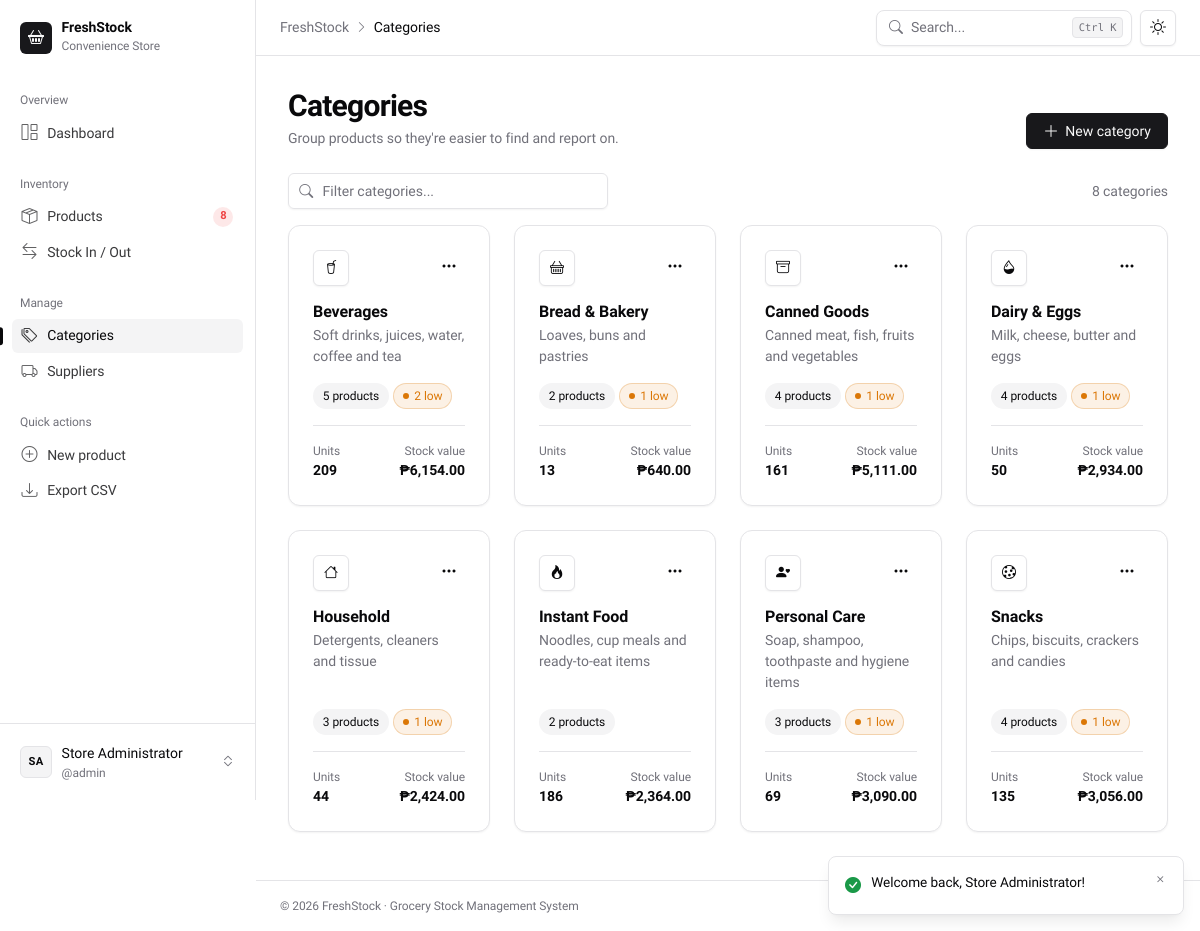
The app's page /categories.php (signed in) with its own data.
### tables this page shows
CREATE TABLE `categories` (
  `id`          INT UNSIGNED NOT NULL AUTO_INCREMENT,
  `name`        VARCHAR(80)  NOT NULL,
  `description` VARCHAR(255) DEFAULT NULL,
  `created_at`  TIMESTAMP    NOT NULL DEFAULT CURRENT_TIMESTAMP,
  PRIMARY KEY (`id`),
  UNIQUE KEY `uq_categories_name` (`name`)
);

### includes/functions.php (called while the page is built, shortened)
<?php
function e($value): string
{
    return htmlspecialchars((string) ($value ?? ''), ENT_QUOTES, 'UTF-8');
}
function get_flashes(): array
{
    $messages = $_SESSION['flash'] ?? [];
    return $messages;
}
function peso($amount): string
{
    return '₱' . number_format((float) $amount, 2);
}

### categories.php (the view, shortened to what this page needs)
<?php
require_once __DIR__ . '/includes/auth.php';
$categories = $conn->query("
    SELECT c.*, COUNT(p.id) AS product_count,
           COALESCE(SUM(p.quantity), 0) AS units,
           COALESCE(SUM(p.quantity * p.cost_price), 0) AS value,
           COALESCE(SUM(p.quantity <= p.reorder_level), 0) AS low
    FROM categories c
    LEFT JOIN products p ON p.category_id = c.id
    GROUP BY c.id
    ORDER BY c.name
")->fetch_all(MYSQLI_ASSOC);
function category_icon(string $name): string
{
    $map = [
        'bever' => 'bi-cup-straw', 'drink' => 'bi-cup-straw', 'snack' => 'bi-cookie', 'can' => 'bi-archive',
        'dairy' => 'bi-droplet-half', 'egg' => 'bi-egg', 'instant' => 'bi-fire', 'noodle' => 'bi-fire',
        'bread' => 'bi-basket', 'bake' => 'bi-basket', 'personal' => 'bi-person-heart', 'care' => 'bi-person-heart',
        'house' => 'bi-house', 'clean' => 'bi-stars', 'fruit' => 'bi-apple', 'frozen' => 'bi-snow',
        'meat' => 'bi-shop', 'condiment' => 'bi-cup-hot', 'rice' => 'bi-bag',
    ];
    foreach ($map as $k => $icon) {
        if (stripos($name, $k) !== false) {
            return $icon;
        }
    }
    return 'bi-tag';
}
$pageTitle  = 'Categories';
$activePage = 'categories';
require __DIR__ . '/includes/header.php';
?>
<div class="page-head d-flex flex-wrap justify-content-between align-items-end gap-3 mb-4">
    <div>
        <h1>Categories</h1>
        <p>Group products so they're easier to find and report on.</p>
    </div>
    <button class="btn btn-primary" data-bs-toggle="modal" data-bs-target="#categoryModal" data-mode="create">
        <i class="bi bi-plus-lg"></i> New category
    </button>
</div>
<div class="d-flex flex-wrap justify-content-between align-items-center gap-2 mb-3">
    <div class="input-icon" style="width:20rem;max-width:100%">
        <i class="bi bi-search"></i>
        <input type="search" class="form-control" placeholder="Filter categories..." id="catSearch" aria-label="Filter categories">
    </div>
    <span class="text-sm text-muted-fg"><?= count($categories) ?> categor<?= count($categories) === 1 ? 'y' : 'ies' ?></span>
</div>
<div class="row g-3 g-xl-4" id="catGrid">
    <?php foreach ($categories as $c): ?>
        <div class="col-sm-6 col-xl-3 cat-item" data-search="<?= e(strtolower($c['name'] . ' ' . $c['description'])) ?>">
            <div class="card card-interactive h-100 reveal">
                <div class="card-body d-flex flex-column">
                    <div class="d-flex justify-content-between align-items-start mb-3">
                        <span class="icon-tile"><i class="bi <?= category_icon($c['name']) ?>"></i></span>
                        <div class="dropdown">
                            <button class="btn btn-ghost btn-icon btn-sm" data-bs-toggle="dropdown" aria-expanded="false" aria-label="Actions for <?= e($c['name']) ?>"><i class="bi bi-three-dots"></i></button>
                        </div>
                    </div>
                    <h2 class="h6 fw-semibold mb-1"><?= e($c['name']) ?></h2>
                    <p class="text-sm text-muted-fg flex-grow-1 mb-3"><?= e($c['description'] ?: 'No description.') ?></p>
                    <div class="d-flex flex-wrap gap-1 mb-3">
                        <span class="s-badge s-badge-secondary"><?= (int) $c['product_count'] ?> product<?= $c['product_count'] == 1 ? '' : 's' ?></span>
                        <?php if ($c['low'] > 0): ?>
                            <a href="products.php?category=<?= $c['id'] ?>&amp;status=low" class="s-badge s-badge-warning"><span class="dot"></span><?= (int) $c['low'] ?> low</a>
                        <?php endif; ?>
                    </div>
                    <div class="d-flex justify-content-between text-sm border-top pt-3">
                        <div><div class="text-xs text-muted-fg">Units</div><div class="fw-semibold tabular"><?= number_format((int) $c['units']) ?></div></div>
                        <div class="text-end"><div class="text-xs text-muted-fg">Stock value</div><div class="fw-semibold tabular"><?= peso($c['value']) ?></div></div>
                    </div>
                </div>
            </div>
        </div>
    <?php endforeach; ?>
</div>
<?php
require __DIR__ . '/includes/footer.php';

### includes/header.php (shortened to what this page needs)
<?php
$pageTitle   = $pageTitle   ?? 'Dashboard';
$activePage  = $activePage  ?? '';
$navLowCount = (int) $conn->query('SELECT COUNT(*) FROM products WHERE quantity <= reorder_level')->fetch_row()[0];
$navGroups = [
    'Overview'  => [
        'dashboard' => ['index.php', 'bi-grid-1x2', 'Dashboard', 0],
    ],
    'Inventory' => [
        'products'  => ['products.php', 'bi-box-seam', 'Products', $navLowCount],
        'stock'     => ['stock.php', 'bi-arrow-left-right', 'Stock In / Out', 0],
    ],
    'Manage'    => [
        'categories' => ['categories.php', 'bi-tags', 'Categories', 0],
        'suppliers'  => ['suppliers.php', 'bi-truck', 'Suppliers', 0],
    ],
];
$fullName = $_SESSION['full_name'] ?? 'Admin';
$initials = strtoupper(implode('', array_map(fn($w) => $w[0] ?? '', array_slice(preg_split('/\s+/', $fullName), 0, 2))));
?>
<!DOCTYPE html>
<html lang="en">
<head>
    <link href="https://cdn.jsdelivr.net/npm/bootstrap@5.3.3/dist/css/bootstrap.min.css" rel="stylesheet">
    <link href="https://cdn.jsdelivr.net/npm/bootstrap-icons@1.11.3/font/bootstrap-icons.min.css" rel="stylesheet">
    <link href="assets/css/style.css?v=2" rel="stylesheet">
</head>
<body>
<div class="app-shell">
    <aside class="sidebar offcanvas-lg offcanvas-start" id="sidebar" tabindex="-1" aria-label="Main navigation">
        <div class="sidebar-header d-flex align-items-center justify-content-between">
            <a href="index.php" class="brand flex-grow-1">
                <span class="brand-mark"><i class="bi bi-basket2"></i></span>
                <span>
                    <span class="brand-title d-block">FreshStock</span>
                    <span class="brand-sub">Convenience Store</span>
                </span>
            </a>
        </div>
        <nav class="sidebar-content">
            <?php foreach ($navGroups as $group => $items): ?>
                <div class="sidebar-group">
                    <div class="sidebar-label"><?= $group ?></div>
                    <?php foreach ($items as $key => [$href, $icon, $label, $count]): ?>
                        <a href="<?= $href ?>" class="sidebar-link <?= $activePage === $key ? 'active' : '' ?>" <?= $activePage === $key ? 'aria-current="page"' : '' ?>>
                            <i class="bi <?= $icon ?>"></i>
                            <span><?= $label ?></span>
                            <?php if ($count > 0): ?>
                                <span class="count" title="<?= $count ?> low-stock item(s)"><?= $count ?></span>
                            <?php endif; ?>
                        </a>
                    <?php endforeach; ?>
                </div>
            <?php endforeach; ?>
            <div class="sidebar-group">
                <div class="sidebar-label">Quick actions</div>
                <a href="product_form.php" class="sidebar-link"><i class="bi bi-plus-circle"></i><span>New product</span></a>
                <a href="export.php" class="sidebar-link"><i class="bi bi-download"></i><span>Export CSV</span></a>
            </div>
        </nav>
        <div class="sidebar-footer">
            <div class="dropup">
                <button class="user-btn" data-bs-toggle="dropdown" aria-expanded="false">
                    <span class="s-avatar sm"><?= e($initials) ?></span>
                    <span class="min-w-0 flex-grow-1">
                        <span class="d-block fw-medium text-truncate"><?= e($fullName) ?></span>
                        <span class="d-block text-xs text-muted-fg text-truncate">@<?= e($_SESSION['username'] ?? '') ?></span>
                    </span>
                    <i class="bi bi-chevron-expand text-muted-fg"></i>
                </button>
            </div>
        </div>
    </aside>
    <div class="app-main">
        <header class="topbar">
            <nav class="crumbs" aria-label="Breadcrumb">
                <a href="index.php" class="d-none d-sm-inline">FreshStock</a>
                <i class="bi bi-chevron-right text-xs d-none d-sm-inline"></i>
                <span class="current"><?= e($pageTitle) ?></span>
            </nav>
            <div class="ms-auto d-flex align-items-center gap-2">
                <button type="button" class="search-trigger d-none d-md-inline-flex" data-bs-toggle="modal" data-bs-target="#cmdk">
                    <i class="bi bi-search"></i><span class="flex-grow-1 text-start">Search...</span><kbd>Ctrl K</kbd>
                </button>
                <button type="button" class="btn btn-outline btn-icon" data-theme-toggle aria-label="Toggle theme" data-bs-toggle="tooltip" data-bs-placement="bottom" title="Toggle theme">
                    <i class="bi bi-sun theme-icon-light"></i>
                </button>
            </div>
        </header>
        <div class="toaster" id="toaster" aria-live="polite">
            <?php
            $toastIcons = ['success' => 'bi-check-circle-fill', 'danger' => 'bi-x-circle-fill', 'warning' => 'bi-exclamation-triangle-fill', 'info' => 'bi-info-circle-fill'];
            foreach (get_flashes() as $f): ?>
                <div class="s-toast <?= e($f['type']) ?>" role="status">
                    <i class="bi <?= $toastIcons[$f['type']] ?? 'bi-info-circle-fill' ?> t-icon"></i>
                    <div class="t-body"><?= e($f['message']) ?></div>
                    <button type="button" class="t-close" aria-label="Dismiss"><i class="bi bi-x"></i></button>
                </div>
            <?php endforeach; ?>
        </div>
        <main class="page">

### includes/footer.php (shortened to what this page needs)
        </main>
        <footer class="app-footer d-flex flex-column flex-sm-row justify-content-between gap-1">
            <span>&copy; <?= date('Y') ?> FreshStock · Grocery Stock Management System</span>
            <span>PHP · MySQL · Bootstrap 5</span>
        </footer>
    </div>
</div>
</body>
</html>

### records on screen
categories: name "Beverages", description "Soft drinks, juices, water, coffee and tea", product_count "5", low "2", units "209", value "₱6,154.00"
categories: name "Bread & Bakery", description "Loaves, buns and pastries", product_count "2", low "1", units "13", value "₱640.00"
categories: name "Canned Goods", description "Canned meat, fish, fruits and vegetables", product_count "4", low "1", units "161", value "₱5,111.00"
categories: name "Dairy & Eggs", description "Milk, cheese, butter and eggs", product_count "4", low "1", units "50", value "₱2,934.00"
categories: name "Household", description "Detergents, cleaners and tissue", product_count "3", low "1", units "44", value "₱2,424.00"
categories: name "Instant Food", description "Noodles, cup meals and ready-to-eat items", product_count "2", units "186", value "₱2,364.00"
categories: name "Personal Care", description "Soap, shampoo, toothpaste and hygiene items", product_count "3", low "1", units "69", value "₱3,090.00"
categories: name "Snacks", description "Chips, biscuits, crackers and candies", product_count "4", low "1", units "135", value "₱3,056.00"

### other values on screen
$group "Overview"
$label "Dashboard"
$group "Inventory"
$label "Products"
$count "8"
$label "Stock In / Out"
$group "Manage"
$label "Categories"
$label "Suppliers"
$initials "SA"
$fullName "Store Administrator"
$_SESSION['username'] "admin"
$pageTitle "Categories"
$f['message'] "Welcome back, Store Administrator!"
count($categories) "8"
